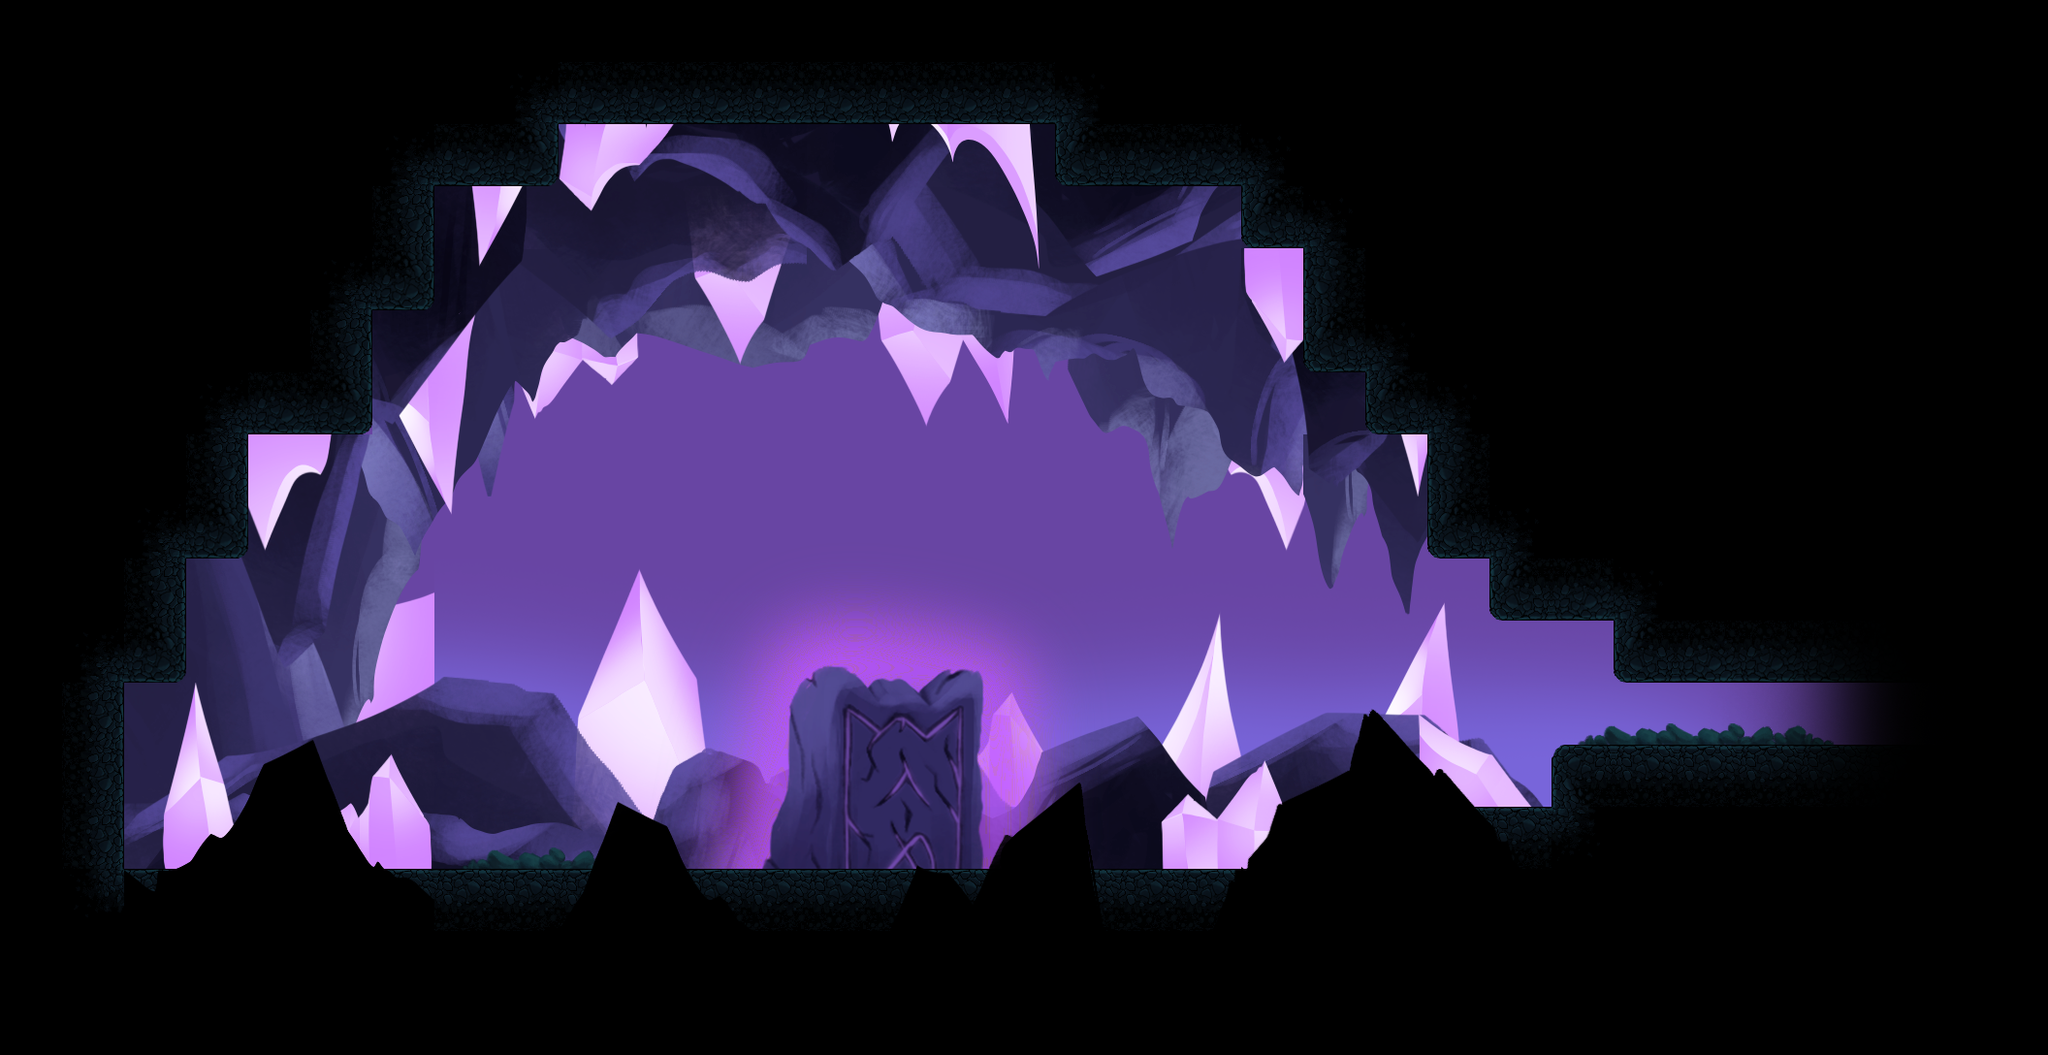

Below is a game level as drawn by its tile map, then a one-line description and the .tmx that defines it (tile-layer data replaced by summaries):
An orthogonal 33x17 tile map with 64x64 px tiles, 10 tile layers (Background, Background Fog, Fourth Layer, Rocks Third Layer, ...), 23 tilesets and 34 objects (Invisible).

<map version="1.10" tiledversion="1.11.2" orientation="orthogonal" renderorder="right-down" width="33" height="17" tilewidth="64" tileheight="64" infinite="0" nextlayerid="80" nextobjectid="1399">
 <tileset firstgid="1" name="tiles_cave" tilewidth="64" tileheight="64" tilecount="100" columns="10">
  <image source="../Props/tiles_cave.png" width="640" height="640" />
 </tileset>
 <tileset firstgid="101" name="rocas1" tilewidth="64" tileheight="64" tilecount="480" columns="30">
  <image source="../Environment/rocas1.png" width="1920" height="1080" />
 </tileset>
 <tileset firstgid="581" name="rocas2" tilewidth="64" tileheight="64" tilecount="480" columns="30">
  <image source="../Environment/rocas2.png" width="1920" height="1080" />
 </tileset>
 <tileset firstgid="1061" name="rocas3" tilewidth="64" tileheight="64" tilecount="480" columns="30">
  <image source="../Environment/rocas3.png" width="1920" height="1080" />
 </tileset>
 <tileset firstgid="1541" name="Fondo_cueva" tilewidth="64" tileheight="64" tilecount="480" columns="30">
  <image source="../Environment/Fondo_cueva.png" width="1920" height="1080" />
 </tileset>
 <tileset firstgid="2021" name="niebla_fondo" tilewidth="64" tileheight="64" tilecount="480" columns="30">
  <image source="../Environment/niebla_fondo.png" width="1920" height="1080" />
 </tileset>
 <tileset firstgid="2501" name="piedras_columnas0" tilewidth="64" tileheight="64" tilecount="480" columns="30">
  <image source="../Environment/piedras_columnas0.png" width="1920" height="1080" />
 </tileset>
 <tileset firstgid="2981" name="piedras0" tilewidth="64" tileheight="64" tilecount="480" columns="30">
  <image source="../Environment/piedras0.png" width="1920" height="1080" />
 </tileset>
 <tileset firstgid="3461" name="spike3" tilewidth="64" tileheight="64" tilecount="4" columns="2">
  <image source="../Props/spike3.png" width="128" height="128" />
 </tileset>
 <tileset firstgid="3465" name="SecretCave_Background_Fog" tilewidth="64" tileheight="64" tilecount="480" columns="30">
  <image source="../Environment/SecretCave_Background_Fog.png" width="1920" height="1080" />
 </tileset>
 <tileset firstgid="3945" name="SecretCave_Cristals" tilewidth="64" tileheight="64" tilecount="480" columns="30">
  <image source="../Environment/SecretCave_Cristals.png" width="1920" height="1080" />
 </tileset>
 <tileset firstgid="4425" name="SecretCave_Fog1" tilewidth="64" tileheight="64" tilecount="480" columns="30">
  <image source="../Environment/SecretCave_Fog1.png" width="1920" height="1080" />
 </tileset>
 <tileset firstgid="4905" name="SecretCave_Stones1" tilewidth="64" tileheight="64" tilecount="480" columns="30">
  <image source="../Environment/SecretCave_Stones1.png" width="1920" height="1080" />
 </tileset>
 <tileset firstgid="5385" name="SecretCave_Stones2" tilewidth="64" tileheight="64" tilecount="480" columns="30">
  <image source="../Environment/SecretCave_Stones2.png" width="1920" height="1080" />
 </tileset>
 <tileset firstgid="5865" name="SecretCave_Stones3" tilewidth="64" tileheight="64" tilecount="480" columns="30">
  <image source="../Environment/SecretCave_Stones3.png" width="1920" height="1080" />
 </tileset>
 <tileset firstgid="6345" name="SecretCave_Stones4" tilewidth="64" tileheight="64" tilecount="480" columns="30">
  <image source="../Environment/SecretCave_Stones4.png" width="1920" height="1080" />
 </tileset>
 <tileset firstgid="6825" name="SecretCave_Background" tilewidth="64" tileheight="64" tilecount="480" columns="30">
  <image source="../Environment/SecretCave_Background.png" width="1920" height="1080" />
 </tileset>
 <tileset firstgid="7305" name="SecretCave_Background1" tilewidth="64" tileheight="64" tilecount="480" columns="30">
  <image source="../Environment/SecretCave_Background1.png" width="1920" height="1080" />
 </tileset>
 <tileset firstgid="7785" name="SecretCave_Fog2" tilewidth="64" tileheight="64" tilecount="480" columns="30">
  <image source="../Environment/SecretCave_Fog2.png" width="1920" height="1080" />
 </tileset>
 <tileset firstgid="8265" name="altar" tilewidth="64" tileheight="64" tilecount="225" columns="15">
  <image source="../Props/altar.png" width="1000" height="1000" />
 </tileset>
 <tileset firstgid="8490" name="tiles_cave2" tilewidth="64" tileheight="64" tilecount="100" columns="10">
  <image source="../Props/tiles_cave2.png" width="640" height="640" />
 </tileset>
 <tileset firstgid="8590" name="Prueba_change" tilewidth="64" tileheight="64" tilecount="1140" columns="30">
  <image source="../Props/Prueba_change.png" width="1920" height="2444" />
 </tileset>
 <tileset firstgid="9730" name="altar" tilewidth="64" tileheight="64" tilecount="225" columns="15">
  <image source="../Environment/altar.png" width="1000" height="1000" />
 </tileset>
 <layer id="44" name="Background" width="33" height="17" parallaxx="0" parallaxy="0">
  <properties>
   <property name="Draw" type="bool" value="true" />
  </properties>
  <data>[561 cells, 434 non-empty, 21 distinct tile ids]</data>
 </layer>
 <layer id="75" name="Background Fog" width="33" height="17">
  <properties>
   <property name="Draw" type="bool" value="true" />
  </properties>
  <data>[561 cells, 208 non-empty, 176 distinct tile ids]</data>
 </layer>
 <layer id="76" name="Fourth Layer" width="33" height="17">
  <properties>
   <property name="Draw" type="bool" value="true" />
  </properties>
  <data>[561 cells, 184 non-empty, 169 distinct tile ids]</data>
 </layer>
 <layer id="48" name="Rocks Third Layer" width="33" height="17" parallaxx="0" parallaxy="0">
  <properties>
   <property name="Draw" type="bool" value="true" />
  </properties>
  <data>[561 cells, 141 non-empty, 141 distinct tile ids]</data>
 </layer>
 <layer id="47" name="Rocks Second Layer" width="33" height="17" parallaxx="0" parallaxy="0">
  <properties>
   <property name="Draw" type="bool" value="true" />
  </properties>
  <data>[561 cells, 208 non-empty, 172 distinct tile ids]</data>
 </layer>
 <layer id="45" name="Rocks First Layer" width="33" height="17" parallaxx="0" parallaxy="0">
  <properties>
   <property name="Draw" type="bool" value="true" />
  </properties>
  <data>[561 cells, 145 non-empty, 129 distinct tile ids]</data>
 </layer>
 <layer id="77" name="Fog1" width="33" height="17">
  <properties>
   <property name="Draw" type="bool" value="true" />
  </properties>
  <data>[561 cells, 0 non-empty, 0 distinct tile ids]</data>
 </layer>
 <layer id="23" name="Platforms" width="33" height="17" parallaxx="0" parallaxy="0">
  <properties>
   <property name="Draw" type="bool" value="true" />
   <property name="Navigation" type="bool" value="true" />
  </properties>
  <data>[561 cells, 450 non-empty, 118 distinct tile ids]</data>
 </layer>
 <layer id="78" name="Light" width="33" height="17">
  <properties>
   <property name="Draw" type="bool" value="true" />
  </properties>
  <data>[561 cells, 72 non-empty, 72 distinct tile ids]</data>
 </layer>
 <layer id="54" name="Forward_Layer" width="33" height="17" parallaxx="0" parallaxy="0">
  <properties>
   <property name="Draw" type="bool" value="true" />
   <property name="Forward" type="bool" value="true" />
  </properties>
  <data>[561 cells, 100 non-empty, 79 distinct tile ids]</data>
 </layer>
 <objectgroup id="25" name="Doors">
  <properties>
   <property name="Doors" type="bool" value="true" />
  </properties>
  <object id="1358" x="1920" y="704" width="64" height="64">
   <properties>
    <property name="PlayerPosX" type="int" value="384" />
    <property name="PlayerPosY" type="int" value="840" />
    <property name="TargetScene" type="int" value="1" />
   </properties>
  </object>
 </objectgroup>
 <objectgroup id="79" name="NPC">
  <!-- 1 objects omitted --></objectgroup>
 <objectgroup id="26" name="Collisions">
  <!-- 17 objects omitted --></objectgroup>
 <objectgroup id="58" name="Wall">
  <!-- 15 objects omitted --></objectgroup>
</map>
<!-- 33 of 34 objects omitted -->
